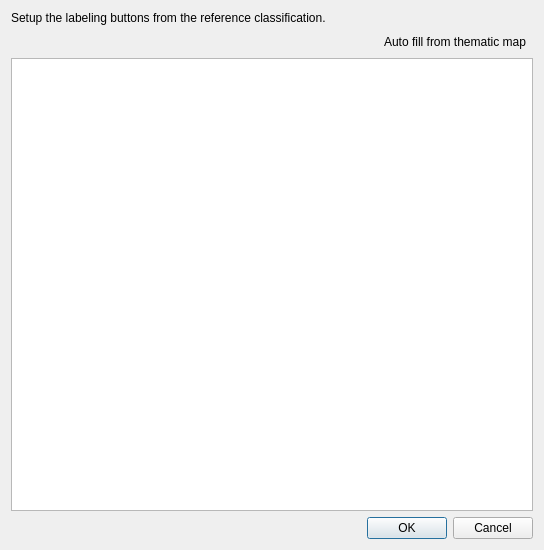
<?xml version="1.0" encoding="UTF-8"?>
<ui version="4.0">
 <class>Dialog</class>
 <widget class="QDialog" name="Dialog">
  <property name="geometry">
   <rect>
    <x>0</x>
    <y>0</y>
    <width>544</width>
    <height>550</height>
   </rect>
  </property>
  <property name="windowTitle">
   <string>Set the labeling buttons</string>
  </property>
  <layout class="QVBoxLayout" name="verticalLayout">
   <item>
    <widget class="QLabel" name="label">
     <property name="text">
      <string>Setup the labeling buttons from the reference classification.</string>
     </property>
     <property name="alignment">
      <set>Qt::AlignmentFlag::AlignJustify|Qt::AlignmentFlag::AlignVCenter</set>
     </property>
     <property name="wordWrap">
      <bool>true</bool>
     </property>
    </widget>
   </item>
   <item>
    <widget class="QWidget" name="widget" native="true">
     <layout class="QHBoxLayout" name="horizontalLayout">
      <property name="spacing">
       <number>0</number>
      </property>
      <property name="leftMargin">
       <number>0</number>
      </property>
      <property name="topMargin">
       <number>0</number>
      </property>
      <property name="rightMargin">
       <number>0</number>
      </property>
      <property name="bottomMargin">
       <number>0</number>
      </property>
      <item>
       <spacer name="horizontalSpacer">
        <property name="orientation">
         <enum>Qt::Orientation::Horizontal</enum>
        </property>
        <property name="sizeHint" stdset="0">
         <size>
          <width>40</width>
          <height>20</height>
         </size>
        </property>
       </spacer>
      </item>
      <item>
       <widget class="QToolButton" name="QPBtn_AutoFillLabels">
        <property name="cursor">
         <cursorShape>PointingHandCursor</cursorShape>
        </property>
        <property name="text">
         <string>Auto fill from thematic map</string>
        </property>
        <property name="icon">
         <iconset>
          <normaloff>:/plugins/AcATaMa/icons/autofill.svg</normaloff>:/plugins/AcATaMa/icons/autofill.svg</iconset>
        </property>
        <property name="toolButtonStyle">
         <enum>Qt::ToolButtonStyle::ToolButtonTextBesideIcon</enum>
        </property>
        <property name="autoRaise">
         <bool>true</bool>
        </property>
       </widget>
      </item>
     </layout>
    </widget>
   </item>
   <item>
    <widget class="QTableWidget" name="tableBtnsConfig"/>
   </item>
   <item>
    <widget class="QDialogButtonBox" name="buttonBox">
     <property name="orientation">
      <enum>Qt::Orientation::Horizontal</enum>
     </property>
     <property name="standardButtons">
      <set>QDialogButtonBox::StandardButton::Cancel|QDialogButtonBox::StandardButton::Ok</set>
     </property>
    </widget>
   </item>
  </layout>
 </widget>
 <resources/>
 <connections/>
</ui>
